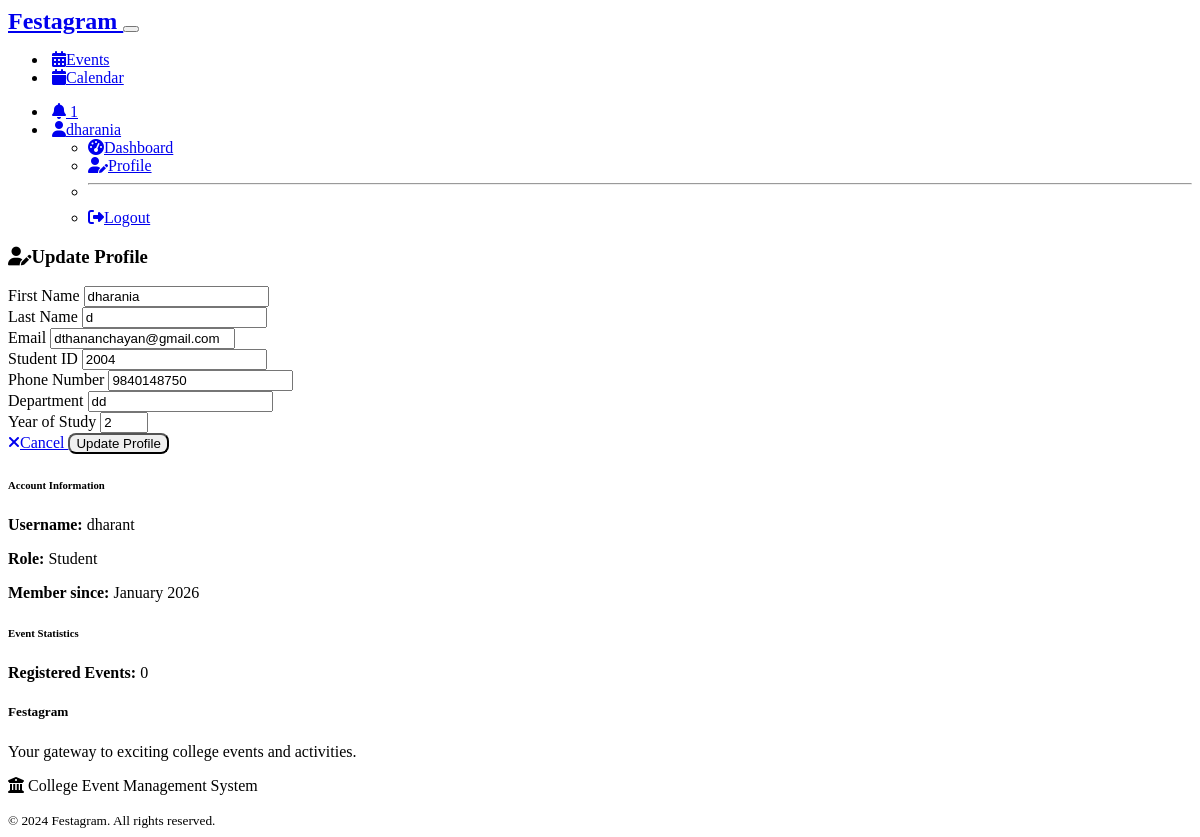
The page /profile (signed in) on the database its author committed.
### models.py (models this page shows, shortened)
class User(UserMixin, db.Model):
    id = db.Column(db.Integer, primary_key=True)
    username = db.Column(db.String(80), unique=True, nullable=False)
    email = db.Column(db.String(120), unique=True, nullable=False)
    password_hash = db.Column(db.String(256), nullable=False)
    first_name = db.Column(db.String(50), nullable=False)
    last_name = db.Column(db.String(50), nullable=False)
    student_id = db.Column(db.String(20), unique=True, nullable=True)
    phone = db.Column(db.String(15), nullable=True)
    role = db.Column(db.String(20), nullable=False, default='student')  # 'student', 'admin', or 'organizer'
    department = db.Column(db.String(100), nullable=True)
    year = db.Column(db.Integer, nullable=True)
    created_at = db.Column(db.DateTime, default=datetime.utcnow)
    is_active = db.Column(db.Boolean, default=True)
    registrations = db.relationship('EventRegistration', backref='user', lazy=True, cascade='all, delete-orphan')
    created_events = db.relationship('Event', foreign_keys='Event.created_by', backref='creator', lazy=True)
    notifications = db.relationship('Notification', backref='user', lazy=True, cascade='all, delete-orphan')
    def is_admin(self):
        return self.role == 'admin'
    def is_organizer(self):
        return self.role == 'organizer'

### routes.py (the view)
@app.route('/profile', methods=['GET', 'POST'])
@login_required
def profile():
    form = ProfileForm()
    if form.validate_on_submit():
        current_user.first_name = form.first_name.data
        current_user.last_name = form.last_name.data
        current_user.email = form.email.data
        current_user.student_id = form.student_id.data
        current_user.phone = form.phone.data
        current_user.department = form.department.data
        current_user.year = form.year.data
        db.session.commit()
        flash('Profile updated successfully!', 'success')
        return redirect(url_for('profile'))
    elif request.method == 'GET':
        form.first_name.data = current_user.first_name
        form.last_name.data = current_user.last_name
        form.email.data = current_user.email
        form.student_id.data = current_user.student_id
        form.phone.data = current_user.phone
        form.department.data = current_user.department
        form.year.data = current_user.year
    return render_template('profile.html', form=form)

### forms.py
class ProfileForm(FlaskForm):
    first_name = StringField('First Name', validators=[DataRequired(), Length(max=50)])
    last_name = StringField('Last Name', validators=[DataRequired(), Length(max=50)])
    email = StringField('Email', validators=[DataRequired(), Email()])
    student_id = StringField('Student ID', validators=[Length(max=20)])
    phone = StringField('Phone Number', validators=[Length(max=15)])
    department = StringField('Department', validators=[Length(max=100)])
    year = IntegerField('Year of Study', validators=[NumberRange(min=1, max=6)])
    submit = SubmitField('Update Profile')

### routes.py (called while the page is built)
@login_manager.user_loader
def load_user(user_id):
    return User.query.get(int(user_id))

@app.context_processor
def inject_notifications():
    if current_user.is_authenticated:
        unread_count = Notification.query.filter_by(
            user_id=current_user.id,
            is_read=False
        ).count()
        return dict(unread_notifications_count=unread_count)
    return dict(unread_notifications_count=0)

@app.context_processor
def inject_utility_functions():
    return dict(
        get_category_color=get_category_color,
        get_category_icon=get_category_icon
    )

### templates/profile.html (shortened to what this page needs)
{% extends "base.html" %}
{% block content %}
<div class="container mt-4">
    <div class="row">
        <div class="col-md-8 mx-auto">
            <div class="card">
                <div class="card-header">
                    <h3><i class="fas fa-user-edit me-2"></i>Update Profile</h3>
                </div>
                <div class="card-body">
                    <form method="POST">
                        <div class="row">
                            <div class="col-md-6 mb-3">
                                {{ form.first_name.label(class="form-label") }}
                                {{ form.first_name(class="form-control" + (" is-invalid" if form.first_name.errors else "")) }}
                            </div>
                            <div class="col-md-6 mb-3">
                                {{ form.last_name.label(class="form-label") }}
                                {{ form.last_name(class="form-control" + (" is-invalid" if form.last_name.errors else "")) }}
                            </div>
                        </div>
                        <div class="mb-3">
                            {{ form.email.label(class="form-label") }}
                            {{ form.email(class="form-control" + (" is-invalid" if form.email.errors else "")) }}
                        </div>
                        <div class="row">
                            <div class="col-md-6 mb-3">
                                {{ form.student_id.label(class="form-label") }}
                                {{ form.student_id(class="form-control" + (" is-invalid" if form.student_id.errors else "")) }}
                            </div>
                            <div class="col-md-6 mb-3">
                                {{ form.phone.label(class="form-label") }}
                                {{ form.phone(class="form-control" + (" is-invalid" if form.phone.errors else "")) }}
                            </div>
                        </div>
                        <div class="row">
                            <div class="col-md-8 mb-3">
                                {{ form.department.label(class="form-label") }}
                                {{ form.department(class="form-control" + (" is-invalid" if form.department.errors else "")) }}
                            </div>
                            <div class="col-md-4 mb-3">
                                {{ form.year.label(class="form-label") }}
                                {{ form.year(class="form-control" + (" is-invalid" if form.year.errors else "")) }}
                            </div>
                        </div>
                        <div class="d-grid gap-2 d-md-flex justify-content-md-end">
                            <a href="{{ url_for('student_dashboard') if not current_user.is_admin() else url_for('admin_dashboard') }}" class="btn btn-secondary me-md-2">
                                <i class="fas fa-times me-1"></i>Cancel
                            </a>
                            {{ form.submit(class="btn btn-primary") }}
                        </div>
                    </form>
                </div>
                <div class="card-footer bg-transparent">
                    <div class="row">
                        <div class="col-md-6">
                            <h6>Account Information</h6>
                            <p class="text-muted mb-1">
                                <strong>Username:</strong> {{ current_user.username }}
                            </p>
                            <p class="text-muted mb-1">
                                <strong>Role:</strong>
                                {% if current_user.is_admin() %}
                                    <span class="badge bg-warning text-dark">Administrator</span>
                                {% else %}
                                    <span class="badge bg-primary">Student</span>
                                {% endif %}
                            </p>
                            <p class="text-muted mb-0">
                                <strong>Member since:</strong> {{ current_user.created_at.strftime('%B %Y') }}
                            </p>
                        </div>
                        <div class="col-md-6">
                            <h6>Event Statistics</h6>
                            <p class="text-muted mb-1">
                                <strong>Registered Events:</strong> {{ current_user.registrations|length }}
                            </p>
                        </div>
                    </div>
                </div>
            </div>
        </div>
    </div>
</div>
{% endblock %}

### templates/base.html (shortened to what this page needs)
<!DOCTYPE html>
<html lang="en" data-bs-theme="dark">
<head>
    <link href="https://cdn.replit.com/agent/bootstrap-agent-dark-theme.min.css" rel="stylesheet">
    <link rel="stylesheet" href="https://cdnjs.cloudflare.com/ajax/libs/font-awesome/6.4.0/css/all.min.css">
    <link rel="stylesheet" href="{{ url_for('static', filename='css/style.css') }}">
</head>
<body>
    <nav class="navbar navbar-expand-lg bg-white">
        <div class="container">
            <a class="navbar-brand fw-bold" href="{{ url_for('index') }}">
                Festagram
            </a>
            <button class="navbar-toggler" type="button" data-bs-toggle="collapse" data-bs-target="#navbarNav">
            </button>
            <div class="collapse navbar-collapse" id="navbarNav">
                <ul class="navbar-nav me-auto">
                    <li class="nav-item">
                        <a class="nav-link" href="{{ url_for('events') }}">
                            <i class="fas fa-calendar-alt me-1"></i>Events
                        </a>
                    </li>
                    <li class="nav-item">
                        <a class="nav-link" href="{{ url_for('calendar') }}">
                            <i class="fas fa-calendar me-1"></i>Calendar
                        </a>
                    </li>
                </ul>
                <ul class="navbar-nav">
                    {% if current_user.is_authenticated %}
                    <li class="nav-item dropdown">
                        <a class="nav-link position-relative" href="{{ url_for('notifications') }}">
                            <i class="fas fa-bell"></i>
                            {% if unread_notifications_count > 0 %}
                            <span class="position-absolute top-0 start-100 translate-middle badge rounded-pill bg-danger">
                                {{ unread_notifications_count }}
                            </span>
                            {% endif %}
                        </a>
                    </li>
                    <li class="nav-item dropdown">
                        <a class="nav-link dropdown-toggle" href="#" role="button" data-bs-toggle="dropdown">
                            <i class="fas fa-user me-1"></i>{{ current_user.first_name }}
                        </a>
                        <ul class="dropdown-menu">
                            <li>
                                <a class="dropdown-item" href="{% if current_user.is_admin() %}{{ url_for('admin_dashboard') }}{% elif current_user.is_organizer() %}{{ url_for('organizer_dashboard') }}{% else %}{{ url_for('student_dashboard') }}{% endif %}">
                                    <i class="fas fa-tachometer-alt me-2"></i>Dashboard
                                </a>
                            </li>
                            <li><a class="dropdown-item" href="{{ url_for('profile') }}">
                                <i class="fas fa-user-edit me-2"></i>Profile
                            </a></li>
                            <li><hr class="dropdown-divider"></li>
                            <li><a class="dropdown-item" href="{{ url_for('logout') }}">
                                <i class="fas fa-sign-out-alt me-2"></i>Logout
                            </a></li>
                        </ul>
                    </li>
                    {% endif %}
                </ul>
            </div>
        </div>
    </nav>
    <main>
        {% block content %}{% endblock %}
    </main>
    <footer class="bg-body-tertiary mt-5 py-4">
        <div class="container">
            <div class="row">
                <div class="col-md-6">
                    <h5>Festagram</h5>
                    <p class="text-muted">Your gateway to exciting college events and activities.</p>
                </div>
                <div class="col-md-6 text-md-end">
                    <p class="text-muted mb-0">
                        <i class="fas fa-university me-1"></i>
                        College Event Management System
                    </p>
                    <small class="text-muted">
                        © 2024 Festagram. All rights reserved.
                    </small>
                </div>
            </div>
        </div>
    </footer>
</body>
</html>

### static/css/style.css (style rules this page uses)
.btn { font-weight: 500; border-radius: 0.5rem; transition: all 0.15s ease-in-out; }
.navbar-brand { font-weight: 700; font-size: 1.5rem; }
.navbar-nav .nav-link { font-weight: 500; border-radius: 0.375rem; margin: 0 0.25rem; transition: background-color 0.15s ease-in-out; }
.card { transition: box-shadow 0.15s ease-in-out; }

### rows shown on the page
User: first_name "dharania", last_name "d", email "dthananchayan@gmail.com", student_id "2004", phone "9840148750", department "dd", year "2", username "dharant", created_at "January 2026"

### other values the page prints
{{ unread_notifications_count }} "1"
{{ current_user.registrations|length }} "0"
